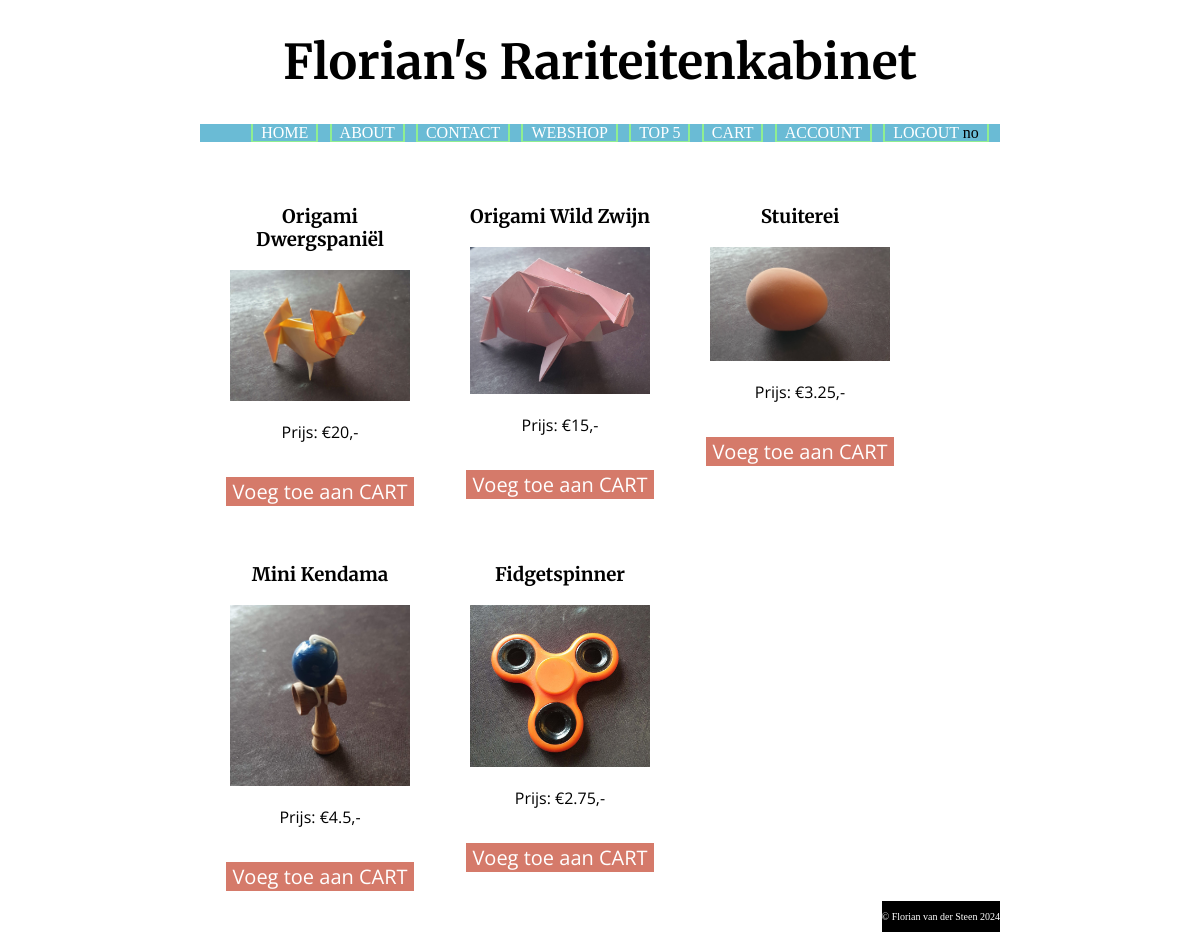
The page /index.php?page=shop (signed in) on the database its author committed.
### tables this page shows
CREATE TABLE `products` (
  `id` int(11) NOT NULL,
  `name` text NOT NULL,
  `description` text NOT NULL,
  `price` int(255) NOT NULL,
  `fname` text NOT NULL
);

### controllers/PageController.php (called while the page is built, shortened)
<?php
require_once("models/PageModel.php");
class PageController {
    private $model;
    private $modelFactory;
    public function __construct($modelFactory) {
        $this->modelFactory = $modelFactory;
        $this->model = $this->modelFactory->createModel('page');
    }
    public function handleRequest() {
        $this->processRequest();
        $this->showResponse();
    }
    private function getRequest() {
        $this->model->getRequestedPage();
    }
    private function processRequest() {
        switch ($this->model->page) {
            case "shop":
                require_once("models/ProductModel.php");
                $this->model = $this->modelFactory->createModel("product");
                $this->model->getProducts();
                $this->model->handleCartAction();
                break;
        }
    }
    private function showResponse() {
        $this->model->createMenu();
        $this->model->setTitle();
        $view = NULL;
        switch ($this->model->page) {
            case "shop":
                include_once("views/ShopDoc.php");
                $view = new ShopDoc($this->model);
                break;
        }
        $view->show();
    }
}

### index.php (called while the page is built, shortened)
<?php
require_once("controllers/PageController.php");
require_once("CRUDFactory.php");
require_once("CRUD.php");
$crud = new CRUD();
$crudFactory = new CRUDFactory($crud);
$modelFactory = new ModelFactory($crudFactory);
$controller = new PageController($modelFactory);
$controller->handleRequest();

### models/ProductModel.php (called while the page is built, shortened)
<?php
require_once("PageModel.php");
class ProductModel extends PageModel {
    public $crud;
    public function __construct($pageModel, ProductCRUD $crud) {
        $this->crud = $crud;
    }
    public function getProducts() {
        try {
            $this->products = $this->crud->readAllProducts();
        }
        catch (Exception $e) {
            $this->errors["general"] = "Er is een technische storing. Probeer het later nogmaals.";
            $this->logError("Shop load failed. MySQL err:" . $e->getMessage());
        }
    }
}

### ProductCRUD.php (called while the page is built, shortened)
<?php
class ProductCRUD {
    private $crud;
    public function __construct(CRUD $crud) {
        $this->crud = $crud;
    }
    public function readAllProducts() {
        $sql = "SELECT * FROM products";
        $params = array();
        $rows = $this->crud->readMultipleRows($sql, $params);
        return $rows;
    }
}

### CRUD.php (called while the page is built, shortened)
<?php
class CRUD {
    private $pdo;
    public function __construct() {
        $servername = getenv("MYSQL_FLORIAN_WEBSHOP_HOST");
        $dbname = getenv("MYSQL_FLORIAN_WEBSHOP_DATABASE");
        $username = getenv("MYSQL_FLORIAN_WEBSHOP_USER");
        $password = getenv("MYSQL_FLORIAN_WEBSHOP_PASSWORD");
        try {
            $this->pdo = new PDO("mysql:host=$servername;dbname=$dbname;port=3310", $username, $password);
            $this->pdo->setAttribute(PDO::ATTR_ERRMODE, PDO::ERRMODE_EXCEPTION);
        }
        catch(PDOException $e) {
            echo "Connection failed: " . $e->getMessage();
        }
    }
    public function readMultipleRows($sql, $params) {
        try {
            $stmt = $this->pdo->prepare($sql);
            $stmt->execute();
            $stmt->setFetchMode(PDO::FETCH_OBJ);
            $rows = $stmt->fetchAll();
            return $rows;
        }
        catch (PDOException $e) {
            echo "Retrieval failed: " . $e->getMessage();
        }
    }
}

### models/PageModel.php (called while the page is built, shortened)
<?php
require_once("SessionManager.php");
class PageModel {
    protected $sessionManager;
    public function __construct($copy) {
        if (empty($copy)) {
            $this->sessionManager = new SessionManager();
        }
        else {
            $this->sessionManager = $copy->sessionManager;
        }
    }
    public function isUserLoggedIn() {
        return $this->sessionManager->isUserLoggedIn();
    }
}

### SessionManager.php (called while the page is built, shortened)
<?php
class SessionManager {
    private function getSessionVar($key, $default="") {
        if (isset($_SESSION[$key])) {
            return $_SESSION[$key];
        }
        return $default;
    }
    public function isUserLoggedIn() {
        return !empty($this->getSessionVar('email'));
    }
}

### views/ShopDoc.php (the view)
<?php
require "ProductDoc.php";
class ShopDoc extends ProductDoc {
    protected function showContent() {
        $products = $this->model->products;
        echo '<div class="product-list">';
        foreach($products as $product) {
            echo '<div class="product">';
            echo '<a class="product" href="index.php?page=detail&detail=' . $product->id . '"><div class="product">' . PHP_EOL;
            echo '<h3>' . $product->name . '</h3>' . PHP_EOL;
            echo '<img src="Images/' . $product->fname . '" alt="' . $product->description . '">';
            echo '<p>Prijs: &euro;' . $product->price / 100  . ',-</p>';
            echo '</div></a>' . PHP_EOL;
            if ($this->model->isUserLoggedIn()) {
                $this->showActionButton("addToCart", "shop", "cartAddButton", "Voeg toe aan CART", $product->id);
            }
            echo "</div>";
        }
        echo '</div>';
    }
}

### views/ProductDoc.php (shortened to what this page needs)
<?php
require "BasicDoc.php";
abstract class ProductDoc extends BasicDoc {
    protected function showActionButton ($action, $processPage, $buttonId, $buttonText, $productId=NULL, $k=NULL) {
            echo '<form action="' . htmlspecialchars($_SERVER['PHP_SELF']) . '" method="POST">';
            echo '<input id="' . $buttonId . '" type="submit" value="' . $buttonText . '">
        </form>';
    }
}

### css/styles.css (style rules this page uses)
body { width: 800px; margin: auto; background-color: white; }
h2, h3, h4 { font-family: "Merriweather", serif; }
form { font-family: "Open Sans", sans-serif; }
input, select, textarea { width: 400px; display: inline-block; }
input[type=radio], .radio, input[type=submit] { width: auto; }
.product-list { display: flex; flex-wrap: wrap; align-content: flex-start; }
.product { flex-grow: 0; flex-shrink: 0; flex-basis: calc(30% - 20px); margin: 10px; text-align: center; text-decoration: none; color: black; }
.product img { width: 90%; height: 90%; }
.product p { font-family: "Open Sans", sans-serif; }
.product a, .cart-list a { color: inherit; }
.detail-info input, .product-list input, #purchaseButton { border: none; font-family: "Open Sans", sans-serif; background-color: #D57A6A; color: white; font-size: 20px; }

### rows shown on the page
products: name "Origami Dwergspaniël", fname (picture), $product->price/100 "20"
products: name "Origami Wild Zwijn", fname (picture), $product->price/100 "15"
products: name "Stuiterei", fname (picture), $product->price/100 "3.25"
products: name "Mini Kendama", fname (picture), $product->price/100 "4.5"
products: name "Fidgetspinner", fname (picture), $product->price/100 "2.75"

### other values the page prints
$menuItem->text "HOME"
$menuItem->text "ABOUT"
$menuItem->text "CONTACT"
$menuItem->text "WEBSHOP"
$menuItem->text "TOP 5"
$menuItem->text "CART"
$menuItem->text "ACCOUNT"
$menuItem->text "LOGOUT"
$menuItem->text2 "no"
